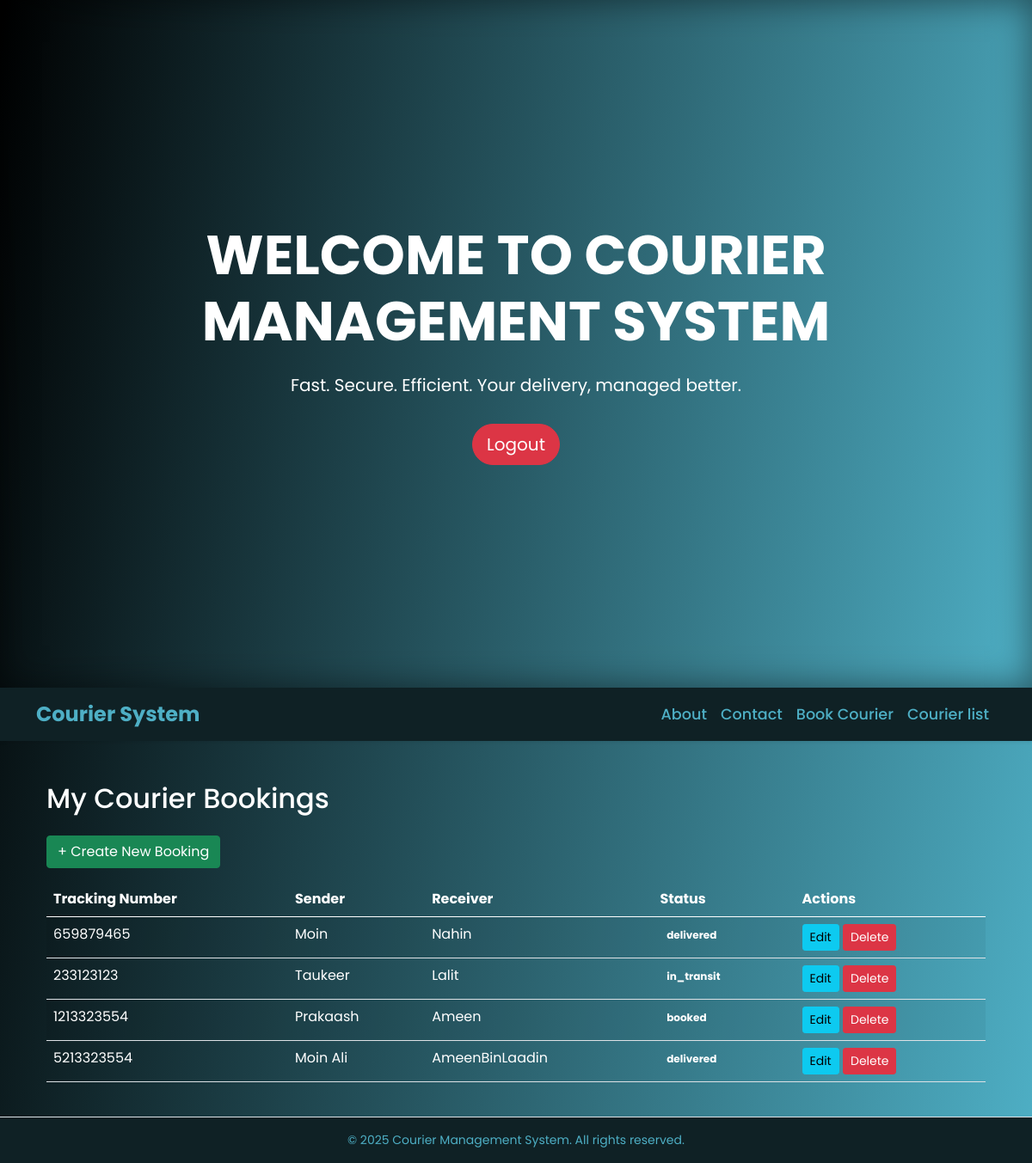
The app's page /courier/bookings/ (signed in) with its own data.
### courier/models.py (models this page shows, shortened)
class CourierBooking(models.Model):
    user = models.ForeignKey(settings.AUTH_USER_MODEL, on_delete=models.CASCADE)
    hub = models.ForeignKey(Hub, on_delete=models.CASCADE)
    tracking_number = models.CharField(max_length=100, unique=True)
    sender_name = models.CharField(max_length=100)
    receiver_name = models.CharField(max_length=100)
    pickup_address = models.TextField()
    delivery_address = models.TextField()
    booking_date = models.DateTimeField(auto_now_add=True)
    delivery_date = models.DateTimeField(null=True, blank=True)
    status = models.CharField(
        max_length=50,
        choices=[
            ("booked", "Booked"),
            ("in_transit", "In Transit"),
            ("delivered", "Delivered")
        ],
        default="booked"
    )

### courier/views.py (the view)
# urls.py: path('bookings/', views.booking_list, name='booking_list'),
@login_required
def booking_list(request):
    bookings = CourierBooking.objects.filter(user=request.user)
    return render(request, 'courier/booking_list.html', {'bookings': bookings})

### courier/templates/courier/booking_list.html (shortened to what this page needs)
{% extends 'base.html' %}
{% load widget_tweaks %}
{% block content %}
<div class="container mt-4">
    <h2 class="mb-4 text-white">My Courier Bookings</h2>
    <div class="mb-3">
        <a href="{% url 'courier:booking_create' %}" class="btn btn-success">+ Create New Booking</a>
    </div>
    <div class="table-responsive">
        <table class="table table-striped text-white">
            <thead>
                <tr>
                    <th>Tracking Number</th>
                    <th>Sender</th>
                    <th>Receiver</th>
                    <th>Status</th>
                    <th>Actions</th>
                </tr>
            </thead>
            <tbody >
                {% for booking in bookings %}
                    <tr class="text-white">
                        <td>{{ booking.tracking_number }}</td>
                        <td>{{ booking.sender_name }}</td>
                        <td>{{ booking.receiver_name }}</td>
                        <td>
                            <span class="badge
                                {% if booking.status == 'Pending' %}badge-warning{% elif booking.status == 'Shipped' %}badge-primary{% elif booking.status == 'Delivered' %}badge-success{% else %}badge-secondary{% endif %}">
                                {{ booking.status }}
                            </span>
                        </td>
                        <td>
                            <a href="{% url 'courier:booking_update' booking.pk %}" class="btn btn-info btn-sm">Edit</a>
                            <a href="{% url 'courier:booking_delete' booking.pk %}" class="btn btn-danger btn-sm">Delete</a>
                        </td>
                    </tr>
                {% empty %}
                    <tr>
                        <td colspan="5" class="text-center">No bookings available.</td>
                    </tr>
                {% endfor %}
            </tbody>
        </table>
    </div>
</div>
{% endblock %}

### home/templates/base.html (shortened to what this page needs)
<!DOCTYPE html>
<html lang="en">
<head>
    <link href="https://cdn.jsdelivr.net/npm/bootstrap@5.0.2/dist/css/bootstrap.min.css" rel="stylesheet">
    <link href="https://cdn.jsdelivr.net/npm/bootstrap-icons@1.10.5/font/bootstrap-icons.css" rel="stylesheet">
</head>
<body>
    <section class="hero">
        <div>
            <h1 class="animate__fadeInUp">Welcome to Courier Management System</h1>
            <p class="animate__fadeInUp animate__delay-1s">Fast. Secure. Efficient. Your delivery, managed better.</p>
            <div class="cta-buttons">
                {% if user.is_authenticated %}
                <form action="{% url 'logout' %}" method="POST" >
                    <button type="submit" class="btn btn-danger btn-lg rounded-pill animate__fadeInUp animate__delay-2s">Logout</button>
                </form>
                                {% endif %}
            </div>
        </div>
    </section>
    <nav class="navbar navbar-expand-lg shadow-sm">
        <div class="container">
            <a class="navbar-brand fw-bold" href="{% url 'home:home' %}">Courier System</a>
            <div class="collapse navbar-collapse" id="navbarMenu">
                <ul class="navbar-nav ms-auto mb-2 mb-lg-0">
                    <li class="nav-item">
                        <a class="nav-link" href="{% url 'home:about' %}">About</a>
                    </li>
                    {% if user.is_authenticated %}
                    <li class="nav-item">
                        <a class="nav-link" href="{% url 'home:contact' %}">Contact</a>
                    </li>
                    {% endif %}
                    {% if user.is_authenticated %}
                    <li class="nav-item">
                        <a class="nav-link" href="{% url 'courier:booking_create' %}">Book Courier</a>
                    </li>
                    <li class="nav-item">
                        <a class="nav-link" href="{% url 'courier:booking_list' %}">Courier list</a>
                    </li>
                    {% endif %}
                </ul>
            </div>
        </div>
    </nav>
    <main class="container my-4">
        {% block content %}
        {% endblock %}
    </main>
    <footer class="text-center py-3 border-top">
        <div class="container">
            <p class="mb-0">© 2025 Courier Management System. All rights reserved.</p>
        </div>
    </footer>
</body>
</html>

### home/templates/base.html (style rules this page uses)
body { background: linear-gradient(100deg, #000000,#4eafc5); min-height: 100vh; font-family: 'Poppins', sans-serif; display: flex; flex-direction: column; overflow-x: hidden; }
main { flex: 1; }
.navbar { background-color: #0f2125; color: #4eafc5; position: sticky; top: 0; z-index: 1000; box-shadow: 0 4px 10px rgba(0, 0, 0, 0.1); }
.navbar-brand { font-size: 1.5rem; color: #4eafc5; font-weight: 600; }
.navbar-nav .nav-link { color: #4eafc5; font-weight: 500; transition: all 0.3s ease; }
.hero { height: 100vh; display: flex; align-items: center; justify-content: center; background: linear-gradient(100deg, #000000,#4eafc5); color: white; text-align: center; padding: 0 20px; box-shadow: inset 0 0 40px rgba(0, 0, 0, 0.5); }
.hero h1 { font-size: 4rem; font-weight: 700; text-transform: uppercase; margin-bottom: 20px; }
.hero p { font-size: 1.25rem; margin-bottom: 30px; }
footer { background-color: #0f2125; color: #4eafc5; font-size: 0.875rem; padding: 30px 0; }
footer p { margin: 0; }
.animate__fadeInUp { animation-duration: 1s; animation-timing-function: ease-in-out; }
.navbar-collapse { font-size: 1.1rem; }
.navbar-nav .nav-link { font-size: 1.1rem; }

### courier/templates/courier/booking_list.html (style rules this page uses)
table { color: linear-gradient(135deg, #000000,#4eafc5); }

### records on screen
CourierBooking: tracking_number "659879465", sender_name "Moin", receiver_name "Nahin", status "delivered"
CourierBooking: tracking_number "233123123", sender_name "Taukeer", receiver_name "Lalit", status "in_transit"
CourierBooking: tracking_number "1213323554", sender_name "Prakaash", receiver_name "Ameen", status "booked"
CourierBooking: tracking_number "5213323554", sender_name "Moin Ali", receiver_name "AmeenBinLaadin", status "delivered"
